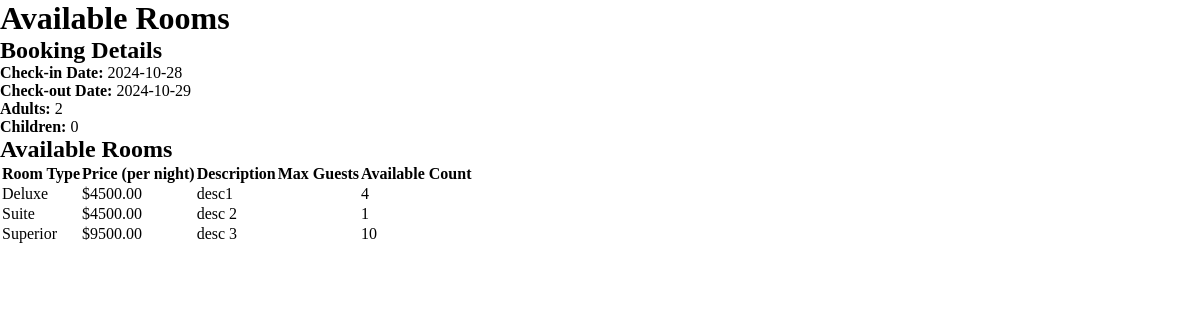
Screenshot of /available-rooms/ with the database file from the repository.
### bookings/models.py (models this page shows, shortened)
class RoomType(models.Model):
    name = models.CharField(max_length=100)
    price = models.DecimalField(max_digits=10, decimal_places=2)
    description = models.TextField(null=True, blank=True)
    good_for = models.PositiveSmallIntegerField(null=True)
    max_children = models.PositiveSmallIntegerField(null = True)
    max_adult = models.PositiveSmallIntegerField()
    inclusions = models.ManyToManyField(Inclusions)

### bookings/views.py (the view)
# urls.py: path('available-rooms/', views.available_rooms, name="available_rooms"),
def available_rooms(request):
    checkin, checkout = get_checkin_checkout_dates(request)
    checkin_str = checkin.strftime('%Y-%m-%d')
    checkout_str = checkout.strftime('%Y-%m-%d')
    room_counts = get_total_room_counts()
    booked_rooms = get_booked_room_counts(checkin, checkout)
    booked_rooms_dict = create_booked_rooms_dict(booked_rooms)
    available_rooms = calculate_available_rooms(room_counts, booked_rooms_dict)
    context = {
        'available_rooms': available_rooms,
        'pre_booking_data': {
            'checkin': checkin_str,
            'checkout': checkout_str,
            'adults': 2,
            'children': 0
        }
    }
    return render(request, 'base/booking_page.html', context)

### bookings/views.py (called while the page is built)
def get_checkin_checkout_dates(request):
    checkin_str = request.session.get('checkin')
    checkout_str = request.session.get('checkout')
    if checkin_str and checkout_str:
        checkin = datetime.strptime(checkin_str, '%Y-%m-%d').date()
        checkout = datetime.strptime(checkout_str, '%Y-%m-%d').date()
    else:
        today = datetime.now().date()
        checkin = today
        checkout = today + timedelta(days=1)
        request.session['checkin'] = checkin.strftime('%Y-%m-%d')
        request.session['checkout'] = checkout.strftime('%Y-%m-%d')
    return checkin, checkout

def get_total_room_counts():
    return Room.objects.values(
        'type__id', 'type__name', 'type__price', 'type__description',
        'type__good_for', 'type__max_children', 'type__max_adult'
    ).annotate(total_count=Count('id')).order_by('type__name')

def get_booked_room_counts(checkin, checkout):
    return Booking.objects.filter(
        Q(check_in__lt=checkout) & Q(check_out__gt=checkin)
    ).values(
        'room_type__id', 'room_type__name', 'room_type__price', 'room_type__description',
        'room_type__good_for', 'room_type__max_children', 'room_type__max_adult'
    ).annotate(booked_count=Count('id'))

def create_booked_rooms_dict(booked_rooms):
    return {
        (room['room_type__name'], room['room_type__price']): room['booked_count']
        for room in booked_rooms
    }

def calculate_available_rooms(room_counts, booked_rooms_dict):
    available_rooms = {}
    for room in room_counts:
        room_type_name = room['type__name']
        room_type_price = room['type__price']
        total_count = room['total_count']
        booked_count = booked_rooms_dict.get(
            (room_type_name, room_type_price), 0
        )  # Default to 0 if not booked
        available_count = total_count - booked_count
        available_rooms[room_type_name] = {
            'id': room['type__id'],
            'price': room_type_price,
            'description': room['type__description'],
            'good_for': room['type__good_for'],
            'max_children': room['type__max_children'],
            'max_adult': room['type__max_adult'],
            'count': available_count
        }
    return available_rooms

### bookings/templates/base/booking_page.html
{% include "main.html" %}
{% load static %}
{% block content %}
 <h1>Available Rooms</h1>
    <div class="pre-booking-info">
        <h2>Booking Details</h2>
        <p><strong>Check-in Date:</strong> {{ pre_booking_data.checkin }}</p>
        <p><strong>Check-out Date:</strong> {{ pre_booking_data.checkout }}</p>
        <p><strong>Adults:</strong> {{ pre_booking_data.adults }}</p>
        <p><strong>Children:</strong> {{ pre_booking_data.children }}</p>
    </div>
    <div class="available-rooms">
        <h2>Available Rooms</h2>
        {% if available_rooms %}
            <table>
                <thead>
                    <tr>
                        <th>Room Type</th>
                        <th>Price (per night)</th>
                        <th>Description</th>
                        <th>Max Guests</th>
                        <th>Available Count</th>
                    </tr>
                </thead>
                <tbody>
                    {% for room_type, room_info in available_rooms.items %}
                        <tr>
                            <td>{{ room_type }}</td>
                            <td>${{ room_info.price }}</td>
                            <td>{{ room_info.description }}</td>
                            <td>{{ room_info.max_guests }}</td>
                            <td>{{ room_info.count }}</td>
                        </tr>
                    {% endfor %}
                </tbody>
            </table>
        {% else %}
            <p>No rooms are available for the selected dates.</p>
        {% endif %}
    </div>
{% endblock content %}

### templates/main.html (shortened to what this page needs)
<!DOCTYPE html>
{% load static %}
<html>
    <head>
        <link rel="stylesheet" href="{% static 'styles/styles.css' %}">
    </head>
    <body>
    </body>
</html>

### static/styles/styles.css (style rules this page uses)
* { margin: 0; padding: 0; box-sizing: border-box; }
html, body { height: 100%; width: 100%; }

### rows the page displays
RoomType: name "Deluxe", price "4500.00", description "desc1", count "4"
RoomType: name "Suite", price "4500.00", description "desc 2", count "1"
RoomType: name "Superior", price "9500.00", description "desc 3", count "10"

### other values shown
{{ pre_booking_data.checkin }} "2024-10-28"
{{ pre_booking_data.checkout }} "2024-10-29"
{{ pre_booking_data.adults }} "2"
{{ pre_booking_data.children }} "0"
